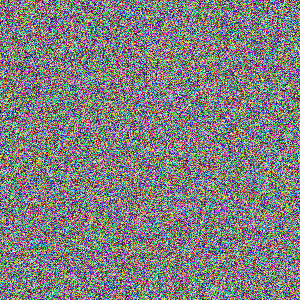
#> input picture adversarial/dataset/patches/noise.png, 300 x 300 px
$ python lsb.py ../adversarial/dataset/patches/noise.png
#> lines starting #> are read from the running program, lines starting #| are printed output that depends on the picture
"""
Group 3: LSB (2 features)
---------------------------
lsb_ratio, lsb_entropy

Classic LSB-plane statistics. A clean image's LSB plane looks close to
random noise already (~50/50 split, high entropy), which is exactly why
naive "does the LSB plane look random" detectors fail on natural images.
These two features are kept as weak/contributing signals for the fusion
network rather than standalone detectors -- chi_square.py carries the
stronger, structure-aware LSB signal (pairs-of-values test).
"""
import numpy as np
from PIL import Image


def _load_grayscale_uint8(image_path_or_array):
#> called with image_path_or_array = '../adversarial/dataset/patches/noise.png'
    if isinstance(image_path_or_array, str):
        img = Image.open(image_path_or_array).convert("L")
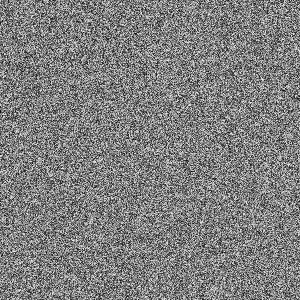
#> img: PIL image 300x300 L; min 2, max 252, mean 127.3
        return np.array(img, dtype=np.uint8)
    arr = np.asarray(image_path_or_array)
    if arr.ndim == 3:
        arr = (0.2989 * arr[..., 0] + 0.5870 * arr[..., 1] + 0.1140 * arr[..., 2])
    return np.clip(np.round(arr), 0, 255).astype(np.uint8)


def get_lsb_plane(image_path_or_array) -> np.ndarray:
    gray = _load_grayscale_uint8(image_path_or_array)
    return gray & 1
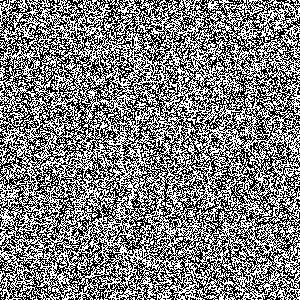
#> returned value: shape (300, 300); values 0 (black) and 1 (white), 49.8% white in thin lines or dots


def lsb_ratio(lsb_plane: np.ndarray) -> float:
    """Fraction of LSB bits equal to 1. A random/embedded plane sits near 0.5."""
    total = lsb_plane.size
#> total = 90000
    if total == 0:
        return 0.0
    return float(np.sum(lsb_plane) / total)


def lsb_entropy(lsb_plane: np.ndarray) -> float:
    """Binary Shannon entropy (base 2) of the LSB plane's bit distribution."""
    p1 = lsb_ratio(lsb_plane)
#> p1 = 0.498
    p0 = 1.0 - p1
#> p0 = 0.502
    entropy = 0.0
    for p in (p0, p1):
        if p > 0:
            entropy -= p * np.log2(p)
#> this loop made 2 passes
#> (p, entropy) on passes 1 to 2: (0.502, 0.499), (0.498, 1)
#> after the loop, entropy = 1
    return float(entropy)


def extract_lsb_features(image_path_or_array) -> np.ndarray:
    """Returns [lsb_ratio, lsb_entropy], in frozen order."""
    plane = get_lsb_plane(image_path_or_array)
    return np.array([lsb_ratio(plane), lsb_entropy(plane)], dtype=np.float64)


if __name__ == "__main__":
    import sys
    if len(sys.argv) > 1:
        print(extract_lsb_features(sys.argv[1]))
